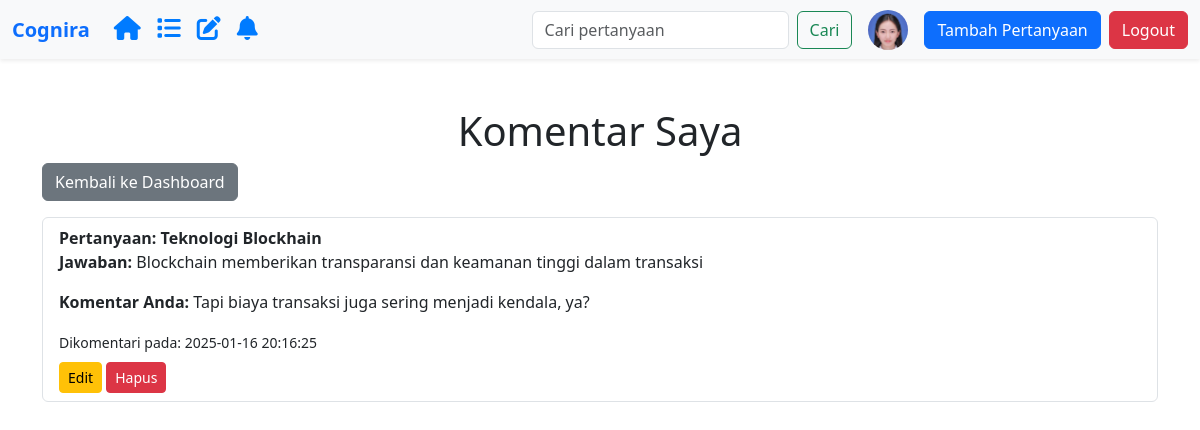
/user/my-comments.php (signed in), run on the app's committed database.
### tables this page shows
CREATE TABLE `pengguna_cognira` (
  `pengguna_id` varchar(11) NOT NULL,
  `nama_pengguna` varchar(50) NOT NULL,
  `email` varchar(100) NOT NULL,
  `kata_sandi` varchar(255) NOT NULL,
  `foto` varchar(50) DEFAULT NULL,
  `created_at` datetime NOT NULL,
  `statusblock` tinyint(1) NOT NULL DEFAULT 0,
  `blokir_hingga` datetime DEFAULT NULL
);

CREATE TABLE `comments` (
  `comment_id` int(11) NOT NULL,
  `answer_id` int(11) NOT NULL,
  `pengguna_id` varchar(11) NOT NULL,
  `content` text NOT NULL,
  `comment_created_at` datetime NOT NULL
);

CREATE TABLE `questions` (
  `question_id` int(11) NOT NULL,
  `pengguna_id` varchar(11) NOT NULL,
  `title` varchar(150) NOT NULL,
  `content` text NOT NULL,
  `question_created_at` datetime NOT NULL
);

CREATE TABLE `answers` (
  `answer_id` int(11) NOT NULL,
  `question_id` int(11) NOT NULL,
  `pengguna_id` varchar(11) NOT NULL,
  `content` text NOT NULL,
  `answer_created_at` datetime NOT NULL
);

### user/my-comments.php (the view, shortened to what this page needs)
<?php
require_once "../config.php";
require_once "../template/navbar-user.php";
$pengguna_id = $_SESSION["ssLogin"];
$query = "SELECT c.comment_id, c.content AS comment_content, q.title AS question_title, a.content AS answer_content, c.comment_created_at
          FROM comments c
          JOIN answers a ON c.answer_id = a.answer_id
          JOIN questions q ON a.question_id = q.question_id
          WHERE c.pengguna_id = '$pengguna_id'";
$result = $koneksi->query($query);
?>
<!DOCTYPE html>
<html lang="en">
<head>
    <link href="https://cdn.jsdelivr.net/npm/bootstrap@5.3.0-alpha1/dist/css/bootstrap.min.css" rel="stylesheet">
</head>
<body>
    <div class="container mt-5">
        <h1 class="text-center">Komentar Saya</h1>
        <a href="dashboard-user.php" class="btn btn-secondary mb-3">Kembali ke Dashboard</a>
        <?php if ($result->num_rows > 0): ?>
            <ul class="list-group">
                <?php while ($row = $result->fetch_assoc()): ?>
                    <li class="list-group-item">
                        <strong>Pertanyaan: <?php echo htmlspecialchars($row['question_title']); ?></strong>
                        <p><strong>Jawaban:</strong> <?php echo htmlspecialchars($row['answer_content']); ?></p>
                        <p><strong>Komentar Anda:</strong> <?php echo htmlspecialchars($row['comment_content']); ?></p>
                        <small>Dikomentari pada: <?php echo $row['comment_created_at']; ?></small>
                        <div class="mt-2">
                            <button class="btn btn-warning btn-sm" data-bs-toggle="modal" data-bs-target="#editCommentModal"
                                data-comment-id="<?php echo $row['comment_id']; ?>"
                                data-comment-content="<?php echo htmlspecialchars($row['comment_content']); ?>">
                                Edit
                            </button>
                            <a href="../actions/delete-comment.php?id=<?php echo $row['comment_id']; ?>"
                               onclick="return confirm('Yakin untuk menghapus komentar ini?');"
                               class="btn btn-danger btn-sm">Hapus</a>
                        </div>
                    </li>
                <?php endwhile; ?>
            </ul>
        <?php else: ?>
            <p class="text-center">Anda belum memberikan komentar.</p>
        <?php endif; ?>
    </div>
</body>
</html>

### template/navbar-user.php (shortened to what this page needs)
<?php
require_once "../config.php";
$pengguna_id = $_SESSION['ssLogin'];
$query = $koneksi->prepare("SELECT foto FROM pengguna_cognira WHERE pengguna_id = ?");
$query->bind_param('s', $pengguna_id);
$query->execute();
$result = $query->get_result();
$user = $result->fetch_assoc();
$foto_profil = (!empty($user['foto']) && file_exists("../asset/uploads/" . $user['foto']))
    ? "../asset/uploads/" . htmlspecialchars($user['foto'])
    : "../asset/uploads/default.png";
?>
<!DOCTYPE html>
<html lang="id">
<head>
    <link rel="stylesheet" href="https://cdn.jsdelivr.net/npm/bootstrap@5.3.0/dist/css/bootstrap.min.css">
    <link rel="stylesheet" href="https://cdnjs.cloudflare.com/ajax/libs/font-awesome/6.0.0/css/all.min.css">
</head>
<body>
    <nav class="navbar navbar-expand-lg navbar-light bg-light shadow-sm">
        <div class="container-fluid">
            <a class="navbar-brand fw-bold text-primary" href="../user/dashboard-user.php">Cognira</a>
            <ul class="navbar-nav me-auto mb-2 mb-lg-0">
                <li class="nav-item">
                    <a class="nav-link" href="/app_cognira/user/dashboard-user.php">
                        <i class="fa-solid fa-house"></i>
                    </a>
                </li>
                <li class="nav-item">
                    <a class="nav-link" href="/app_cognira/question/forum.php">
                        <i class="fas fa-list"></i>
                    </a>
                </li>
                <li class="nav-item">
                    <a class="nav-link" href="/app_cognira/question/forum-without-answer.php">
                        <i class="fas fa-pen-to-square"></i>
                    </a>
                </li>
                <li class="nav-item position-relative">
                    <a class="nav-link" href="/app_cognira/user/notifikasi.php">
                        <i class="fas fa-bell"></i>
                    </a>
                </li>
            </ul>
            <form class="d-flex me-3" action="../template/search.php" method="GET">
                <input class="form-control me-2" type="search" name="query" placeholder="Cari pertanyaan" aria-label="Search">
                <button class="btn btn-outline-success" type="submit">Cari</button>
            </form>
            <div class="d-flex align-items-center">
                <a href="../user/profile-user.php">
                    <img src="<?= $foto_profil; ?>" alt="Foto Profil" class="rounded-circle me-3" width="40" height="40">
                </a>
                <a href="../user/add-question.php" class="btn btn-primary me-2">Tambah Pertanyaan</a>
                <a href="../auth/logout.php" class="btn btn-danger" onclick="return confirmLogout();">Logout</a>
            </div>
        </div>
    </nav>
</body>
</html>

### template/navbar-user.php (style rules this page uses)
.nav-link i { color: #007bff; font-size: 1.5rem; transition: color 0.3s ease; position: relative; }

### data on the page
pengguna_cognira: foto (picture)
comments: questions.title "Teknologi Blockhain", answer.content "Blockchain memberikan transparansi dan keamanan tinggi dalam transaksi", content "Tapi biaya transaksi juga sering menjadi kendala, ya?", comment_created_at "2025-01-16 20:16:25"
